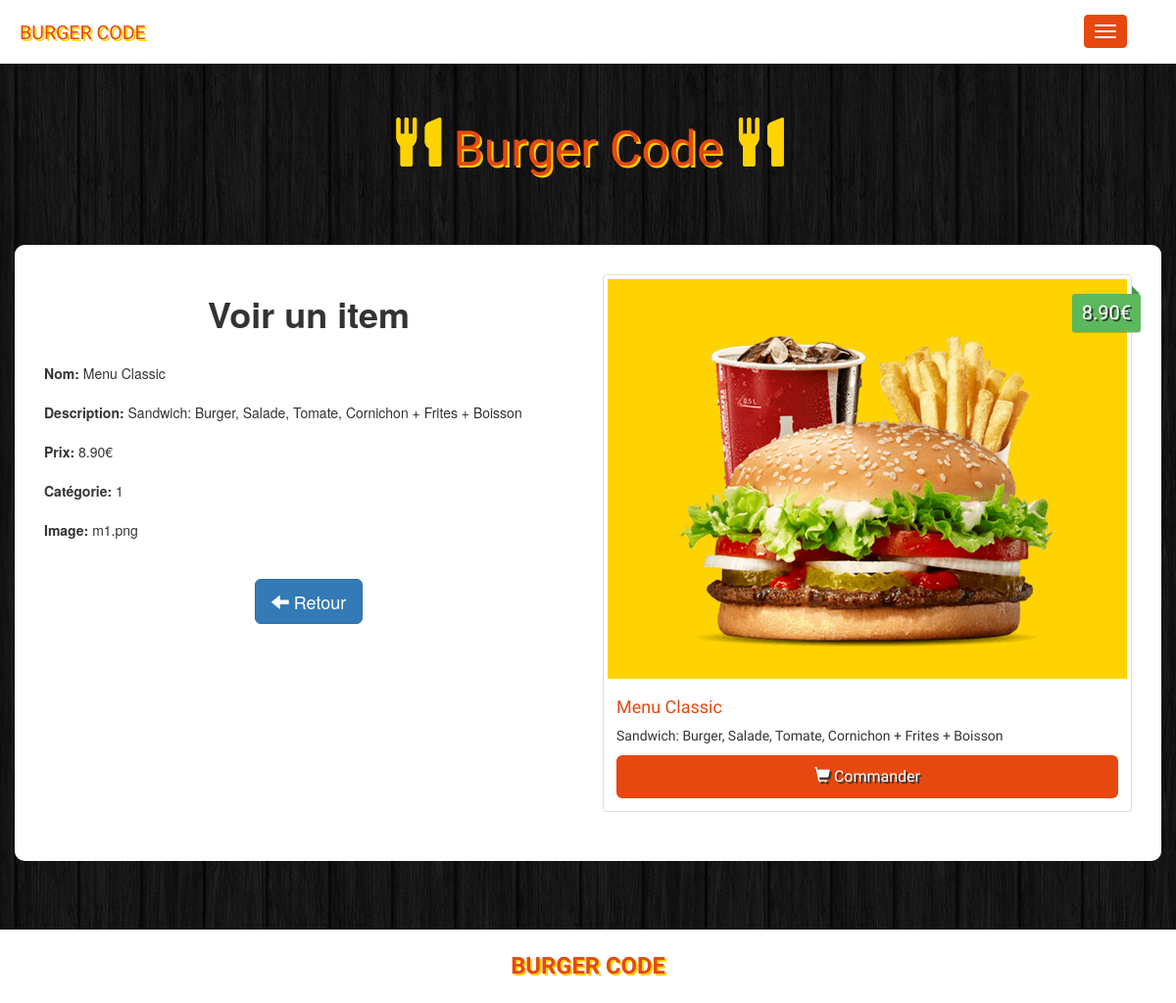
Screenshot of /index.php?action=gotoview&id=1 (signed in) with the database file from the repository.
### tables this page shows
CREATE TABLE IF NOT EXISTS `items` (
  `id` int(11) NOT NULL AUTO_INCREMENT,
  `name` varchar(100) NOT NULL,
  `description` varchar(255) NOT NULL,
  `price` float NOT NULL,
  `image` varchar(255) NOT NULL,
  `category` int(11) NOT NULL,
  `quantite` int(11) NOT NULL DEFAULT '1',
  PRIMARY KEY (`id`),
  KEY `category` (`category`)
);

### controleur/controleurAdmin.php (called while the page is built, shortened)
<?php
class ControleurAdmin {
	private $item;
	public function __construct() {
	      	$this->item = new Item();
	}
    public function gotoview($id_item) {
        $items = $this->item->get_item_by_id($id_item);
    	$vue = new Vue("Item");
        $vue->generer2(array('items' => $items));
    }
}

### index.php (called while the page is built)
<?php
require 'controleur/routeur.php';
require 'Entities/item.php';
$routeur = new Routeur();
$routeur->routerRequete();

### modele/item.php (called while the page is built, shortened)
<?php
require_once 'modele.php';
class Item extends Modele {
    public function get_item_by_id($id_item){
        $sql = 'SELECT * FROM items WHERE id = ? ';
        $data = $this->executerRequete($sql, array($id_item));
        $items = array();
        foreach ($data as $element){
            $item = new \Ent\Item($element);
            array_push($items,$item);
        }
        return $items;
    }
}

### modele/modele.php (called while the page is built, shortened)
<?php
abstract class Modele {
    private $bdd;
    protected function executerRequete($sql, $params = null) {
        if ($params == null) {
            $resultat = $this->getBdd()->query($sql);
        } else {
            $resultat = $this->getBdd()->prepare($sql);
            $resultat->execute($params);
        }
        return $resultat;
    }
    private function getBdd() {
        if ($this->bdd == null) {
        $this->bdd = new PDO('mysql:host=localhost;dbname=burger_code;charset=utf8',
          'root', '', array(PDO::ATTR_ERRMODE => PDO::ERRMODE_EXCEPTION));
        }
        return $this->bdd;
    }
}

### Entities/item.php (called while the page is built, shortened)
<?php
class Item {
    private $name;
    private $description;
    private $price;
    private $image;
    private $category;
    public function getName()
    {
        return $this->name;
    }
    public function setName($name)
    {
        $this->name = $name;
    }
    public function getDescription()
    {
        return $this->description;
    }
    public function setDescription($description)
    {
        $this->description = $description;
    }
    public function getPrice()
    {
        return $this->price;
    }
    public function setPrice($price)
    {
        $this->price = $price;
    }
    public function getImage()
    {
        return $this->image;
    }
    public function setImage($image)
    {
        $this->image = $image;
    }
    public function getCategory()
    {
        return $this->category;
    }
    public function setCategory($category)
    {
        $this->category = $category;
    }
    public function hydrate($data){
        foreach ($data as $key => $value){
            $method = "set".ucfirst($key);
        }
    }
}

### vue/vueItem.php (the view)
<div class="container admin">
    <div class="row">
        <?php
        foreach($items as $item) {
        ?>
        <div class="col-sm-6">
            <h1 class="form-insert"><strong>Voir un item</strong></h1>
            <br>
            <form>
                <div class="form-group">
                  <label>Nom:</label> <?= $item->getName();?>
                </div>
                <div class="form-group">
                  <label>Description:</label> <?= $item->getDescription();?>
                </div>
                <div class="form-group">
                  <label>Prix:</label> <?= number_format((float)$item->getPrice(),2,'.','');?>€
                </div>
                <div class="form-group">
                  <label>Catégorie:</label> <?= $item->getCategory();?>
                </div>
                <div class="form-group">
                  <label>Image:</label> <?= $item->getImage();?>
                </div>
            </form>
            <br>
            <div class="form-actions form-insert">
              <a class="btn btn-primary btn-lg" href="index.php?action=admin"><span class="glyphicon glyphicon-arrow-left"></span> Retour</a>
            </div>
        </div>
        <div class="col-sm-6 site">
            <div class="thumbnail">
                <img src="vue/images/<?= $item->getImage();?>" alt="...">
                <div class="price"><?= number_format((float)$item->getPrice(),2,'.','');?>€</div>
                <div class="caption ">
                    <h4><?= $item->getName();?></h4>
                    <p><?= $item->getDescription();?></p>
                    <a href="#" class="btn btn-order btn-lg" role="button"><span class="glyphicon glyphicon-shopping-cart"></span> Commander</a>
                </div>
            </div>
        </div>
        <?php
        }
        ?>
    </div>
</div>

### vue/css/style.css (style rules this page uses)
body { background: url(/vue/images/bg.png); background-color:#191717; }
.site { font-family: 'Holtwood One SC', sans-serif; }
.thumbnail img { background: #ffd301; }
.price { background: #5cb85c; box-shadow: 0 1px rgba(0,0,0,0.2); -moz-box-shadow: 0 1px rgba(0,0,0,0.2); -webkit-box-shadow: 0 1px rgba(0,0,0,0.2); color: #fff; text-shadow: 2px 2px #333; position: absolute; right: 6px; top: 20px; padding: 5px 10px; font-size: 20px; border-radius: 3px; }
.price:before { border: 4px solid transparent; border-bottom: 4px solid #4a934a; border-left: 4px solid #4a934a; content: ""; position: absolute; right: 1px; top: -8px; }
.caption > h4 { color: #e7480f; font-size: 18px; }
.form-insert { text-align:center; }
.btn-order { width: 100%; padding: 10px; font-size: 16px; color: #fff; background-color: #e7480f; text-decoration: none; text-shadow: 2px 2px #333; }
.admin { background: #fff; padding: 30px; border-radius: 10px; }
a { color:#e7480f;; }

### rows the page displays
items: name "Menu Classic", description "Sandwich: Burger, Salade, Tomate, Cornichon + Frites + Boisson", price "8.90", category "1", image "m1.png", image (picture)
